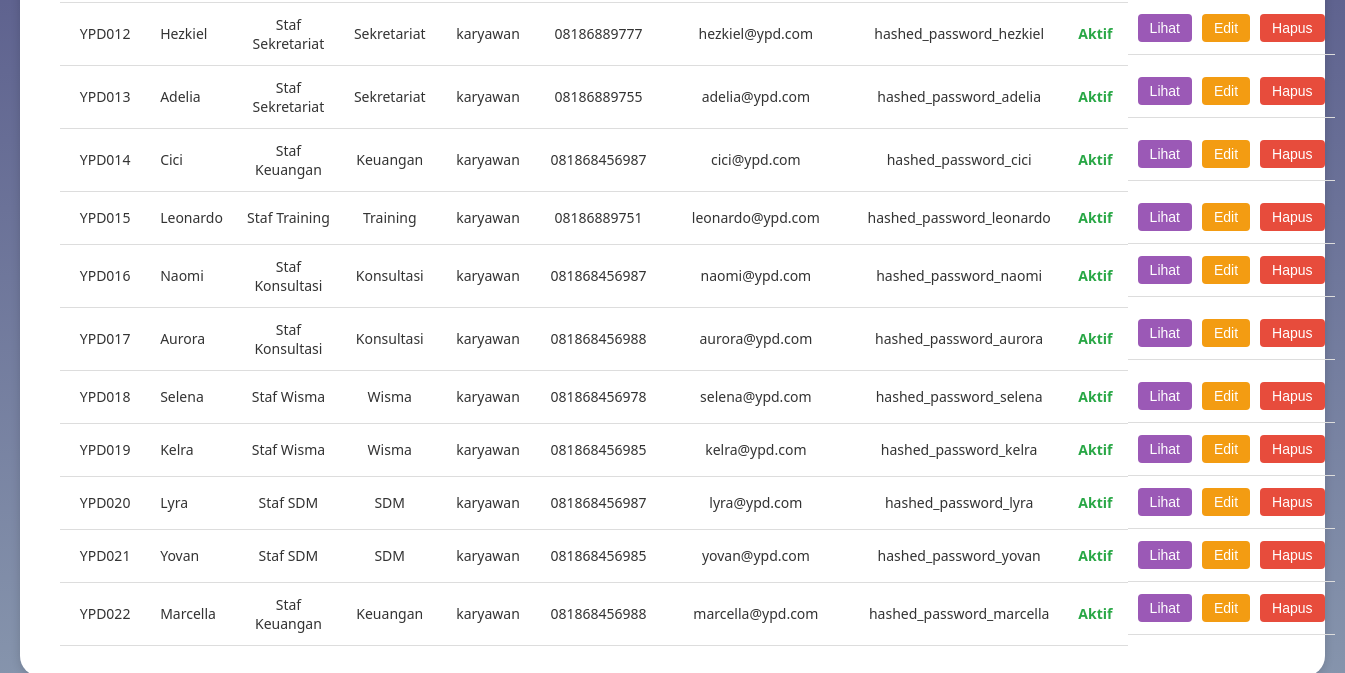
The page /data_karyawan.php (signed in, lower part) on the database as committed earlier.
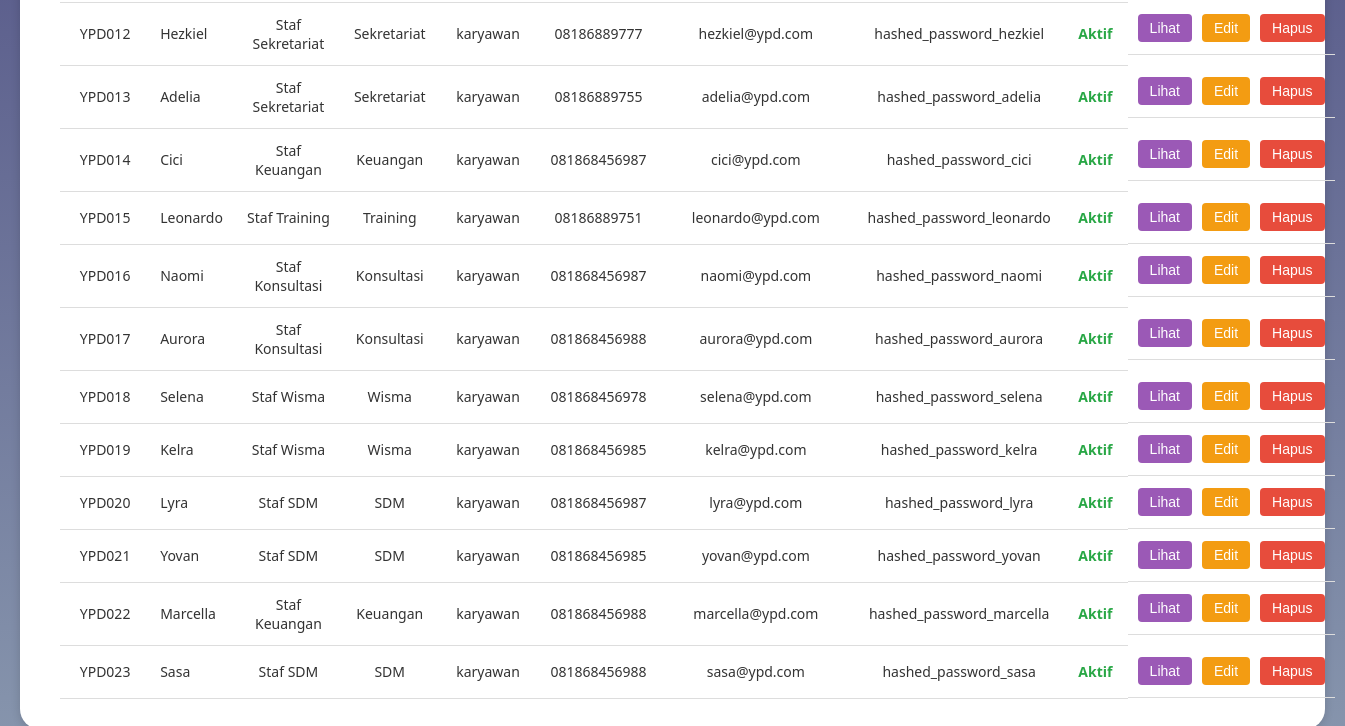
The same page on the database as committed later.
### tables this page shows
CREATE TABLE `data_karyawan` (
  `id_karyawan` int(11) NOT NULL,
  `kode_karyawan` varchar(20) NOT NULL,
  `nama_lengkap` varchar(100) NOT NULL,
  `email` varchar(100) NOT NULL,
  `password` varchar(255) NOT NULL,
  `jabatan` varchar(50) NOT NULL,
  `divisi` varchar(50) NOT NULL,
  `role` enum('karyawan','direktur','admin','penanggung jawab') NOT NULL DEFAULT 'karyawan',
  `no_telp` varchar(20) DEFAULT NULL,
  `sisa_cuti_tahunan` int(3) DEFAULT 0,
  `sisa_cuti_lustrum` int(3) DEFAULT 0,
  `status_aktif` enum('aktif','non_aktif') NOT NULL DEFAULT 'aktif',
  `created_at` timestamp NOT NULL DEFAULT current_timestamp()
);

### data_karyawan.php (the view, shortened to what this page needs)
<?php
require_once 'config.php';
$sql = "SELECT id_karyawan, kode_karyawan, nama_lengkap, email, password, jabatan, divisi, role, no_telp, status_aktif, created_at
        FROM data_karyawan
        ORDER BY kode_karyawan";
$result = $conn->query($sql);
$karyawan = [];
if ($result->num_rows > 0) {
    while($row = $result->fetch_assoc()) {
        $karyawan[] = $row;
    }
}
?>
<!DOCTYPE html>
<html lang="id">
<head>
    <link rel="stylesheet" href="https://cdnjs.cloudflare.com/ajax/libs/font-awesome/6.4.0/css/all.min.css">
</head>
<body>
    <main>
        <div class="card">
            <table class="data-table" id="employeeTable">
                <tbody id="tableBody">
                    <?php if (empty($karyawan)): ?>
                        <tr>
                            <td colspan="10" class="no-results">Belum ada data karyawan</td>
                        </tr>
                    <?php else: ?>
                        <?php foreach($karyawan as $data): ?>
                        <tr>
                            <td><?php echo htmlspecialchars($data['kode_karyawan']); ?></td>
                            <td class='text-left'><?php echo htmlspecialchars($data['nama_lengkap']); ?></td>
                            <td><?php echo htmlspecialchars($data['jabatan']); ?></td>
                            <td><?php echo htmlspecialchars($data['divisi']); ?></td>
                            <td><?php echo htmlspecialchars($data['role']); ?></td>
                            <td><?php echo htmlspecialchars($data['no_telp']); ?></td>
                            <td><?php echo htmlspecialchars($data['email']); ?></td>
                            <td><?php echo htmlspecialchars($data['password']); ?></td>
                            <td>
                                <span class="<?php echo $data['status_aktif'] == 'aktif' ? 'status-aktif' : 'status-non-aktif'; ?>">
                                    <?php echo ucfirst($data['status_aktif']); ?>
                                </span>
                            </td>
                            <td class='action-cell'>
                                <button class='action-btn btn-lihat' data-id='<?php echo $data['id_karyawan']; ?>'>Lihat</button>
                                <button class='action-btn btn-edit' data-id='<?php echo $data['id_karyawan']; ?>'>Edit</button>
                                <button class='action-btn btn-hapus-small' data-id='<?php echo $data['id_karyawan']; ?>' data-nama='<?php echo htmlspecialchars($data['nama_lengkap']); ?>'>Hapus</button>
                            </td>
                        </tr>
                        <?php endforeach; ?>
                    <?php endif; ?>
                </tbody>
            </table>
        </div>
    </main>
</body>
</html>

Rows that differ between the two databases and show on the page:
added data_karyawan: kode_karyawan "YPD023", nama_lengkap "Sasa", jabatan "Staf SDM", divisi "SDM", role "karyawan", no_telp "081868456988", email "sasa@ypd.com", password "hashed_password_sasa", status_aktif "Aktif"
